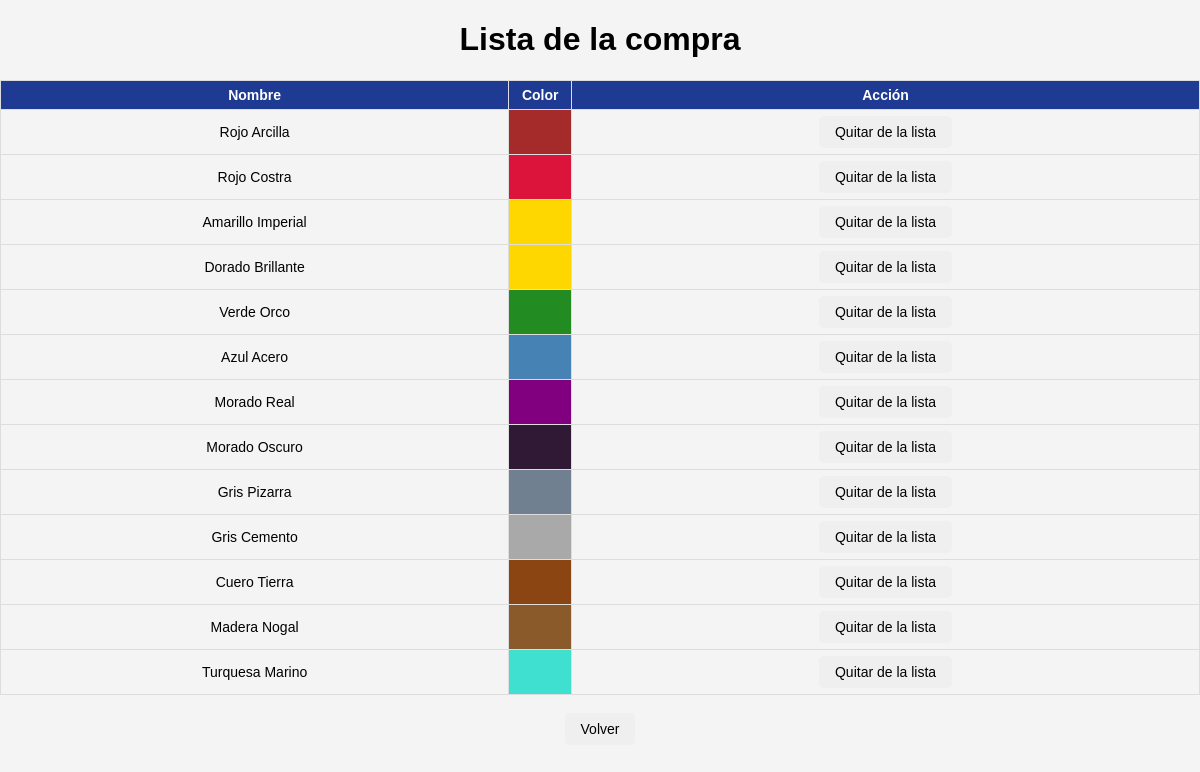
The page /www/html/lista_compra.php on the database its author committed.
### tables this page shows
CREATE TABLE IF NOT EXISTS pinturas (
    id INT AUTO_INCREMENT PRIMARY KEY,
    nombre VARCHAR(100) NOT NULL,
    rgb VARCHAR(7) NOT NULL,
    comprar BOOLEAN NOT NULL DEFAULT FALSE,
    tengo BOOLEAN NOT NULL DEFAULT FALSE
);

### www/html/lista_compra.php (the view, shortened to what this page needs)
<!DOCTYPE html>
<html lang="es">
<head>
    <link rel="stylesheet" href="styles.css">
</head>
<body>
    <h1>Lista de la compra</h1>
    <?php
    $database = "mydb";
    $user = "myuser";
    $password = "password";
    $host = "mysql";
    try {
        $connection = new PDO("mysql:host={$host};dbname={$database};charset=utf8", $user, $password);
        $query = $connection->query("SELECT * FROM pinturas WHERE comprar = 1");
        $pinturas = $query->fetchAll(PDO::FETCH_ASSOC);
        if (empty($pinturas)) {
            echo "<p>No hay pinturas en la lista de la compra.</p>";
        } else {
            echo "<table border='1'>";
            echo "<tr><th>Nombre</th><th>Color</th><th>Acción</th></tr>";
            foreach ($pinturas as $pintura) {
                echo "<tr>";
                echo "<td>{$pintura['nombre']}</td>";
                echo "<td style='background-color: {$pintura['rgb']}; width: 50px;'>&nbsp;</td>";
                echo "<td>
                        <form action='actualizar.php' method='POST' style='display:inline;'>
                            <input type='hidden' name='id' value='{$pintura['id']}'>
                            <input type='hidden' name='accion' value='comprar'>
                            <button type='submit'>Quitar de la lista</button>
                        </form>
                      </td>";
                echo "</tr>";
            }
            echo "</table>";
        }
    } catch (PDOException $e) {
        echo "Error en la conexión: " . $e->getMessage();
    }
    ?>
    <br>
    <a href="index.php"><button>Volver</button></a>
</body>
</html>

### www/html/styles.css (style rules this page uses)
body { font-family: Arial, sans-serif; background-color: #f4f4f4; margin: 0; padding: 0; text-align: center; }
button { font-size: 14px; padding: 8px 16px; border: none; border-radius: 5px; cursor: pointer; transition: background-color 0.3s, transform 0.2s; }
table { width: 100%; border-collapse: collapse; margin-top: 10px; }
th, td { border: 1px solid #ddd; padding: 6px; text-align: center; font-size: 14px; }
th { background-color: #1F3A93; color: white; }

### rows shown on the page
pinturas: nombre "Rojo Arcilla"
pinturas: nombre "Rojo Costra"
pinturas: nombre "Amarillo Imperial"
pinturas: nombre "Dorado Brillante"
pinturas: nombre "Verde Orco"
pinturas: nombre "Azul Acero"
pinturas: nombre "Morado Real"
pinturas: nombre "Morado Oscuro"
pinturas: nombre "Gris Pizarra"
pinturas: nombre "Gris Cemento"
pinturas: nombre "Cuero Tierra"
pinturas: nombre "Madera Nogal"
pinturas: nombre "Turquesa Marino"
